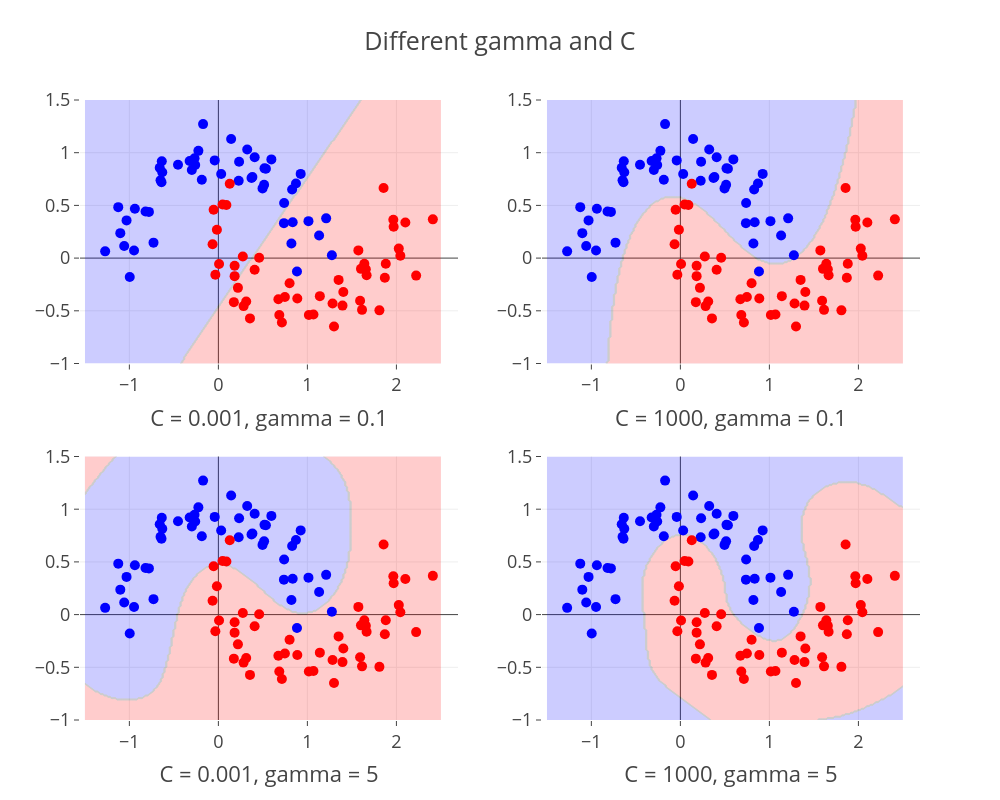

Notebook source saved alongside this figure:
### Code cell
fig = make_subplots(rows=2, cols=2)

for i, gamma, C in ((0, 0.1, 0.001), (1, 0.1, 1000), (2, 5, 0.001), (3, 5, 1000)):
    rbf_svm = SVC(kernel='rbf', gamma=gamma, C=C)
    rbf_svm.fit(X, y)
    xx, yy = np.meshgrid(np.linspace(-1.5, 2.5, 200), np.linspace(-1, 1.5, 200).reshape(-1, 1))
    Z = rbf_svm.predict(np.c_[xx.ravel(), yy.ravel()])
    Z = Z.reshape(xx.shape)
    fig.add_trace(go.Contour(x=xx[0], y=yy[:, 0], z=Z, colorscale='Bluered', showscale=False, opacity=0.2, name='Decision Boundary'), row=i//2+1, col=i%2+1)
    fig.add_trace(go.Scatter(x=X[:, 0], y=X[:, 1], mode='markers', marker=dict(color=y, size=10, colorscale='Bluered'), showlegend=False), row=i//2+1, col=i%2+1)
    fig.update_layout(title_text='Different gamma and C', width=1000, height=800)
    # Titles for each subplot
    fig.update_xaxes(title_text=f"C = {C}, gamma = {gamma}", row=i//2+1, col=i%2+1)

fig.show()
